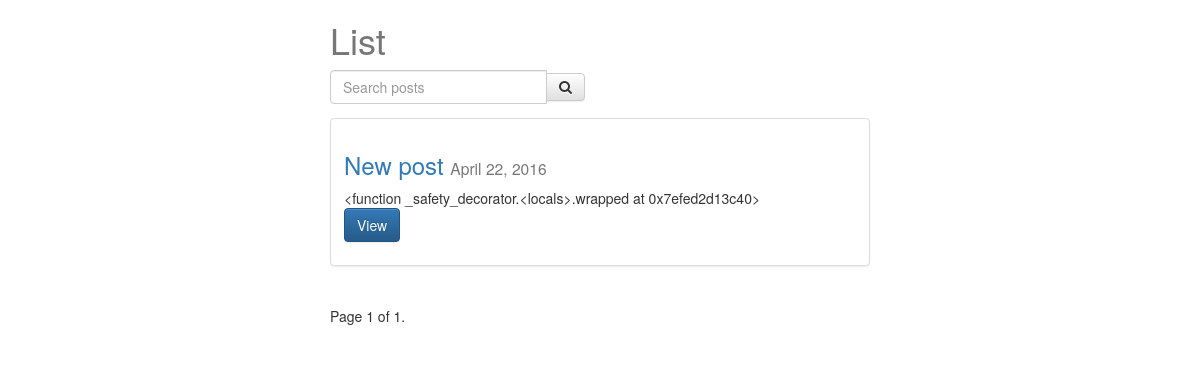
/posts/, run on an earlier commit of the app's database.
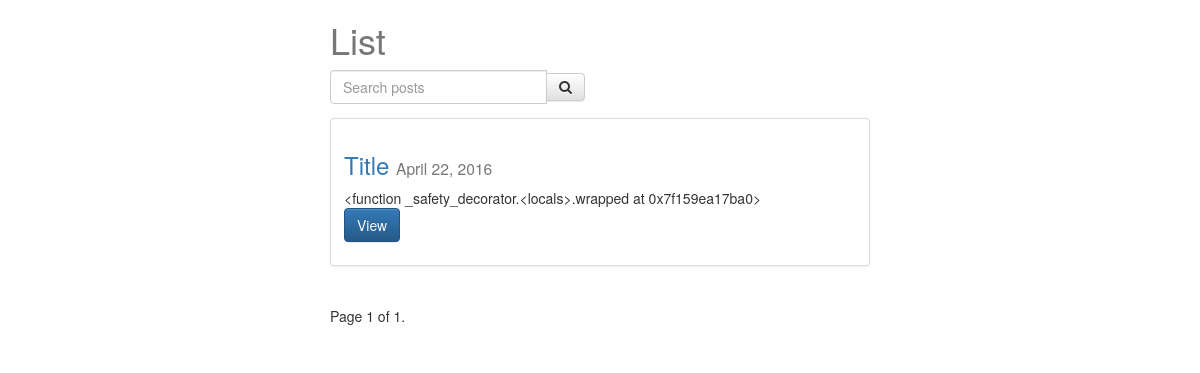
And on a later commit of the database.
### posts/models.py (models this page shows, shortened)
class Post(models.Model):
	user = models.ForeignKey(settings.AUTH_USER_MODEL, default=1)
	title = models.CharField(max_length=200)
	slug = models.SlugField(unique=True)
	image = models.ImageField(upload_to=upload_location, null=True, blank=True, height_field="height_field", width_field="width_field")
	height_field = models.IntegerField(default=0)
	width_field = models.IntegerField(default=0)
	content = models.TextField()
	draft = models.BooleanField(default=False)
	publish = models.DateField(auto_now=False, auto_now_add=False)
	updated = models.DateTimeField(auto_now=True, auto_now_add=False)
	timestamp = models.DateTimeField(auto_now=False, auto_now_add=True)
	objects = PostManager()
	def get_absolute_url(self):
		return reverse("posts:detail", kwargs={'slug': self.slug})
	class Meta:
		ordering = ["-timestamp","-updated"]
	def get_markdown(self):
		content = self.content
		markdown_text = markdown(content)
		return mark_safe(markdown_text)

### posts/views.py (the view, shortened to what this page needs)
def post_list(request):
	today = timezone.now().date()
	queryset_list = Post.objects.active() #.order_by("-timestamp")
	if request.user.is_staff or request.user.is_superuser:
		queryset_list = Post.objects.all()
	query = request.GET.get("q")
	paginator = Paginator(queryset_list, 8) # Show 25 contacts per page
	page_request_var = "page"
	page = request.GET.get(page_request_var)
	try:
		queryset = paginator.page(page)
	except PageNotAnInteger:
		queryset = paginator.page(1)
	except EmptyPage:
		queryset = paginator.page(paginator.num_pages)
	context = {
		"object_list": queryset,
		"title": "List",
		"page_request_var": page_request_var,
		"today": today,
	}
	return render(request, "post_list.html", context)

### posts/models.py (called while the page is built)
	def active(self, *args, **kwargs):
		return super(PostManager, self).filter(draft=False).filter(publish__lte=timezone.now())

### templates/post_list.html (shortened to what this page needs)
{% extends "base.html" %}
{% block content %}
<div class='col-sm-6 col-sm-offset-3'>
    <h1>{{ title }}</h1>
<form method='GET' action='' class='row'>
<div class='col-sm-6'>
    <div class='input-group'>
        <input class='form-control' type='text' name='q' placeholder='Search posts' value='{{ request.GET.q }}'/>
        <span class='input-group-btn'>
            <button class="btn btn-default" type='submit'><i class='fa fa-search'></i></button>
        </span>
    </div>
</div>
</form>
{% for obj in object_list %}
<div class="row">
  <div class="col-sm-12">
    <div class="thumbnail">
      <div class="caption post-deatil-item">
        <h3><a href='{{ obj.get_absolute_url }}'>{{ obj.title }}</a> <small>{{ obj.publish }}</small></h3>
        {{ obj.get_markdown|truncatewords:7 }}
        <p><a href="{{ obj.get_absolute_url }}" class="btn btn-primary" role="button">View</a></p>
      </div>
    </div>
  </div>
</div>
{% endfor %}
<div class="pagination">
    <span class="step-links">
        <span class="current">
            Page {{ object_list.number }} of {{ object_list.paginator.num_pages }}.
        </span>
    </span>
</div>
</div>
{% endblock content %}

What changed in the data, as far as the page shows it:
changed Post: title "New post" → "Title"; get_markdown "<function _safety_decorator.<locals>.wrapped at 0x7efed2d13c40>" → "<function _safety_decorator.<locals>.wrapped at 0x7f159ea17ba0>"
